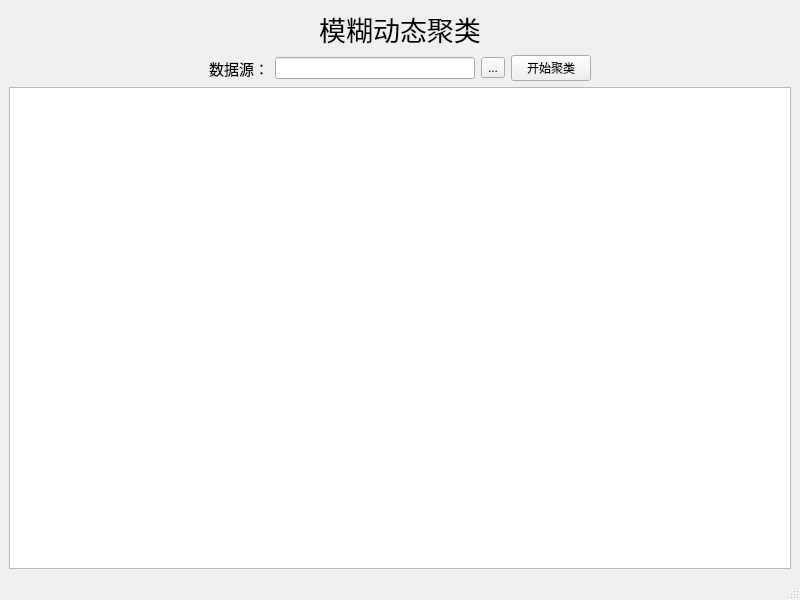
<?xml version="1.0" encoding="UTF-8"?>
<ui version="4.0">
 <class>MainWindow</class>
 <widget class="QMainWindow" name="MainWindow">
  <property name="geometry">
   <rect>
    <x>0</x>
    <y>0</y>
    <width>800</width>
    <height>600</height>
   </rect>
  </property>
  <property name="windowTitle">
   <string>MainWindow</string>
  </property>
  <widget class="QWidget" name="centralwidget">
   <layout class="QVBoxLayout" name="verticalLayout_2">
    <item>
     <widget class="QLabel" name="label">
      <property name="font">
       <font>
        <family>黑体</family>
        <pointsize>20</pointsize>
       </font>
      </property>
      <property name="mouseTracking">
       <bool>false</bool>
      </property>
      <property name="text">
       <string>模糊动态聚类</string>
      </property>
      <property name="alignment">
       <set>Qt::AlignCenter</set>
      </property>
     </widget>
    </item>
    <item>
     <layout class="QHBoxLayout" name="horizontalLayout">
      <item>
       <spacer name="horizontalSpacer">
        <property name="orientation">
         <enum>Qt::Horizontal</enum>
        </property>
        <property name="sizeHint" stdset="0">
         <size>
          <width>40</width>
          <height>20</height>
         </size>
        </property>
       </spacer>
      </item>
      <item>
       <widget class="QLabel" name="label_2">
        <property name="font">
         <font>
          <family>新宋体</family>
          <pointsize>11</pointsize>
         </font>
        </property>
        <property name="text">
         <string>数据源：</string>
        </property>
       </widget>
      </item>
      <item>
       <widget class="QLineEdit" name="lineEdit"/>
      </item>
      <item>
       <widget class="QToolButton" name="toolButton">
        <property name="text">
         <string>...</string>
        </property>
       </widget>
      </item>
      <item>
       <widget class="QPushButton" name="start">
        <property name="text">
         <string>开始聚类</string>
        </property>
       </widget>
      </item>
      <item>
       <spacer name="horizontalSpacer_2">
        <property name="orientation">
         <enum>Qt::Horizontal</enum>
        </property>
        <property name="sizeHint" stdset="0">
         <size>
          <width>40</width>
          <height>20</height>
         </size>
        </property>
       </spacer>
      </item>
     </layout>
    </item>
    <item>
     <widget class="QGraphicsView" name="graphicsView"/>
    </item>
   </layout>
  </widget>
  <widget class="QMenuBar" name="menubar">
   <property name="geometry">
    <rect>
     <x>0</x>
     <y>0</y>
     <width>800</width>
     <height>22</height>
    </rect>
   </property>
  </widget>
  <widget class="QStatusBar" name="statusbar"/>
 </widget>
 <resources/>
 <connections/>
</ui>
